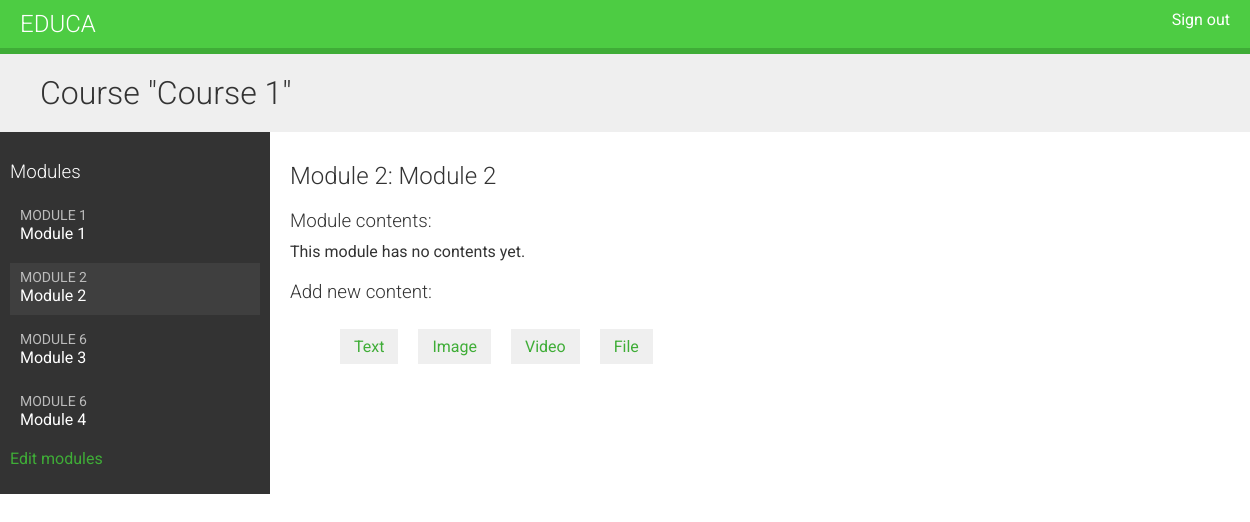
Page /course/module/2/ (signed in) on the earlier database version.
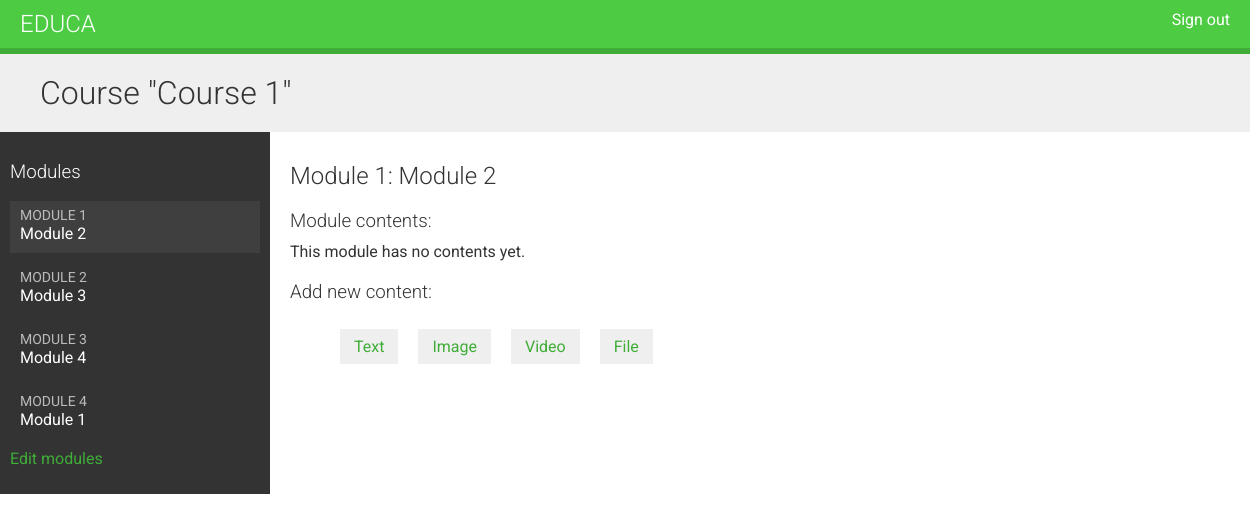
Same page on the later database version.
### courses/models.py (models this page shows, shortened)
class Module(models.Model):
    course = models.ForeignKey(Course, related_name="modules", on_delete=models.CASCADE)
    title = models.CharField(max_length=200)
    description = models.TextField(blank=True)
    order = OrderField(blank=True, for_fields=["course"])
    class Meta:
        ordering = ["order"]

### courses/views.py (the view)
class ModuleContentListView(TemplateResponseMixin, View):
    template_name = "courses/manage/module/content_list.html"
    def get(self, request, module_id):
        module = get_object_or_404(Module, id=module_id, course__owner=request.user)
        return self.render_to_response({"module": module})

### courses/templates/courses/manage/module/content_list.html (shortened to what this page needs)
{% extends "base.html" %}
{% load course %}
{% block content %}
{% with course=module.course %}
  <h1>Course "{{ course.title }}"</h1>
  <div class="contents">
    <h3>Modules</h3>
    <ul id="modules">
      {% for m in course.modules.all %}
        <li data-id="{{ m.id }}" {% if m == module %}class="selected"{% endif %}>
          <a href="{% url "module_content_list" m.id %}">
            <span>
              Module <span class="order">{{ m.order|add:1 }}</span>
            </span>
            <br>
            {{ m.title }}
          </a>
        </li>
      {% empty %}
        <li>No modules yet.</li>
      {% endfor %}
    </ul>
    <p><a href="{% url "course_module_update" course.id %}">
    Edit modules</a></p>
  </div>
  <div class="module">
    <h2>Module {{ module.order|add:1 }}: {{ module.title }}</h2>
    <h3>Module contents:</h3>
    <div id="module-contents">
      {% for content in module.contents.all %}
        <div data-id="{{ content.id }}">
          {% with item=content.item %}
            <p>{{ item }} ({{ item|model_name }})</p>
            <a href="{% url "module_content_update" module.id item|model_name item.id %}">
              Edit
            </a>
            <form action="{% url "module_content_delete" content.id %}" method="post">
              <input type="submit" value="Delete">
              {% csrf_token %}
            </form>
            {% endwith %}
        </div>
      {% empty %}
        <p>This module has no contents yet.</p>
      {% endfor %}
    </div>
    <h3>Add new content:</h3>
    <ul class="content-types">
      <li>
        <a href="{% url "module_content_create" module.id "text" %}">Text</a>
      </li>
      <li>
        <a href="{% url "module_content_create" module.id "image" %}">Image</a>
      </li>
      <li>
        <a href="{% url "module_content_create" module.id "video" %}">Video</a>
      </li>
      <li>
        <a href="{% url "module_content_create" module.id "file" %}">File</a>
      </li>
    </ul>
  </div>
{% endwith %}
{% endblock %}

Differences in the rows shown:
changed Module "Module 2": order|add "2" → "1"
changed Module "Module 3": order|add "6" → "2"
changed Module "Module 4": order|add "6" → "3"
changed Module "Module 1": order|add "1" → "4"; moves down the list
